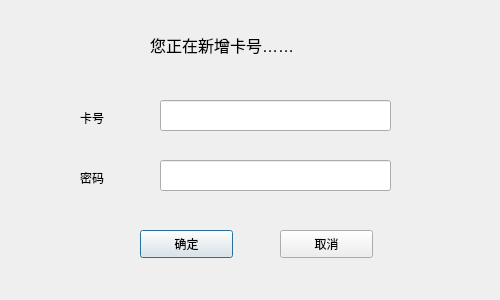
<?xml version="1.0" encoding="UTF-8"?>
<ui version="4.0">
 <class>AddCard</class>
 <widget class="QDialog" name="AddCard">
  <property name="geometry">
   <rect>
    <x>0</x>
    <y>0</y>
    <width>500</width>
    <height>300</height>
   </rect>
  </property>
  <property name="windowTitle">
   <string>增加卡号</string>
  </property>
  <property name="windowIcon">
   <iconset>
    <normaloff>record.jpg</normaloff>record.jpg</iconset>
  </property>
  <widget class="QLabel" name="label">
   <property name="geometry">
    <rect>
     <x>80</x>
     <y>110</y>
     <width>72</width>
     <height>15</height>
    </rect>
   </property>
   <property name="text">
    <string>卡号</string>
   </property>
  </widget>
  <widget class="QLineEdit" name="idEdit">
   <property name="geometry">
    <rect>
     <x>160</x>
     <y>100</y>
     <width>231</width>
     <height>31</height>
    </rect>
   </property>
  </widget>
  <widget class="QLabel" name="label_2">
   <property name="geometry">
    <rect>
     <x>80</x>
     <y>170</y>
     <width>72</width>
     <height>15</height>
    </rect>
   </property>
   <property name="text">
    <string>密码</string>
   </property>
  </widget>
  <widget class="QLineEdit" name="idEdit_2">
   <property name="geometry">
    <rect>
     <x>160</x>
     <y>160</y>
     <width>231</width>
     <height>31</height>
    </rect>
   </property>
  </widget>
  <widget class="QPushButton" name="pushButton">
   <property name="geometry">
    <rect>
     <x>140</x>
     <y>230</y>
     <width>93</width>
     <height>28</height>
    </rect>
   </property>
   <property name="text">
    <string>确定</string>
   </property>
  </widget>
  <widget class="QPushButton" name="pushButton_2">
   <property name="geometry">
    <rect>
     <x>280</x>
     <y>230</y>
     <width>93</width>
     <height>28</height>
    </rect>
   </property>
   <property name="text">
    <string>取消</string>
   </property>
  </widget>
  <widget class="QLabel" name="label_3">
   <property name="geometry">
    <rect>
     <x>150</x>
     <y>20</y>
     <width>201</width>
     <height>51</height>
    </rect>
   </property>
   <property name="text">
    <string>&lt;html&gt;&lt;head/&gt;&lt;body&gt;&lt;p&gt;&lt;span style=&quot; font-size:12pt;&quot;&gt;您正在新增卡号……&lt;/span&gt;&lt;/p&gt;&lt;/body&gt;&lt;/html&gt;</string>
   </property>
  </widget>
  <widget class="QLabel" name="label_4">
   <property name="geometry">
    <rect>
     <x>50</x>
     <y>20</y>
     <width>101</width>
     <height>61</height>
    </rect>
   </property>
   <property name="styleSheet">
    <string notr="true">image: url(C:/Users/jiang/Desktop/code/clock.jpg)</string>
   </property>
   <property name="text">
    <string/>
   </property>
  </widget>
 </widget>
 <resources/>
 <connections>
  <connection>
   <sender>pushButton_2</sender>
   <signal>clicked()</signal>
   <receiver>AddCard</receiver>
   <slot>close()</slot>
   <hints>
    <hint type="sourcelabel">
     <x>293</x>
     <y>225</y>
    </hint>
    <hint type="destinationlabel">
     <x>312</x>
     <y>182</y>
    </hint>
   </hints>
  </connection>
 </connections>
</ui>
